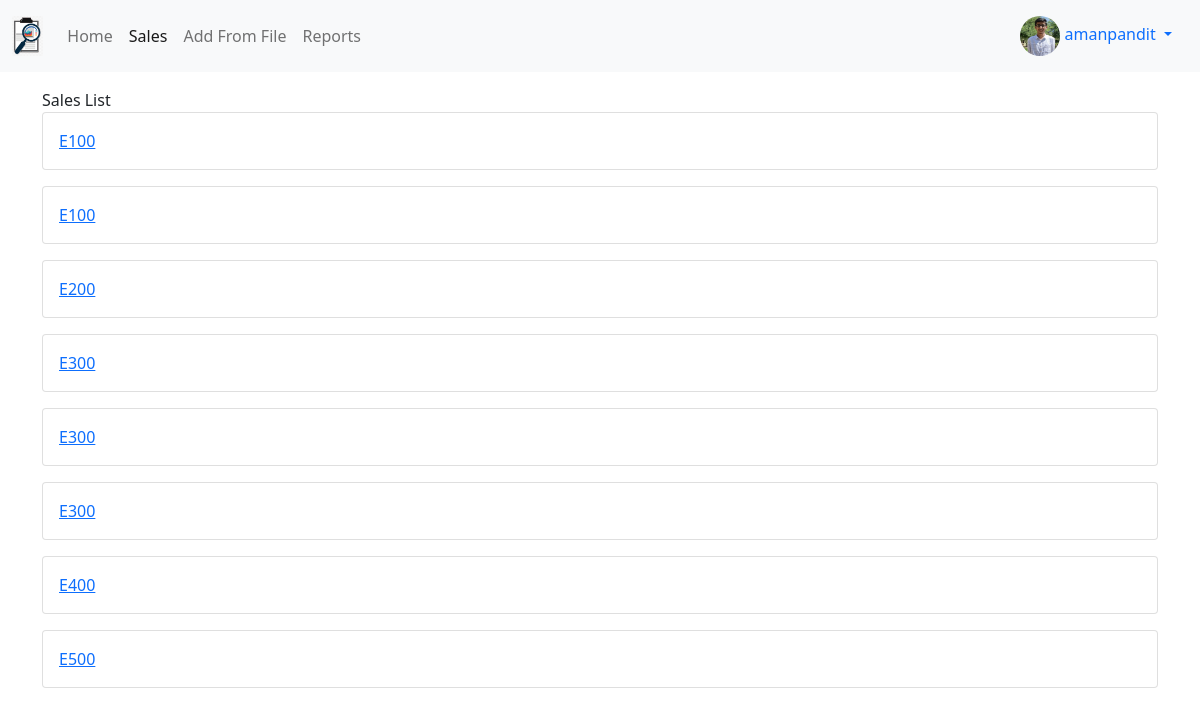
Before: /sales/ (signed in) with the older database file.
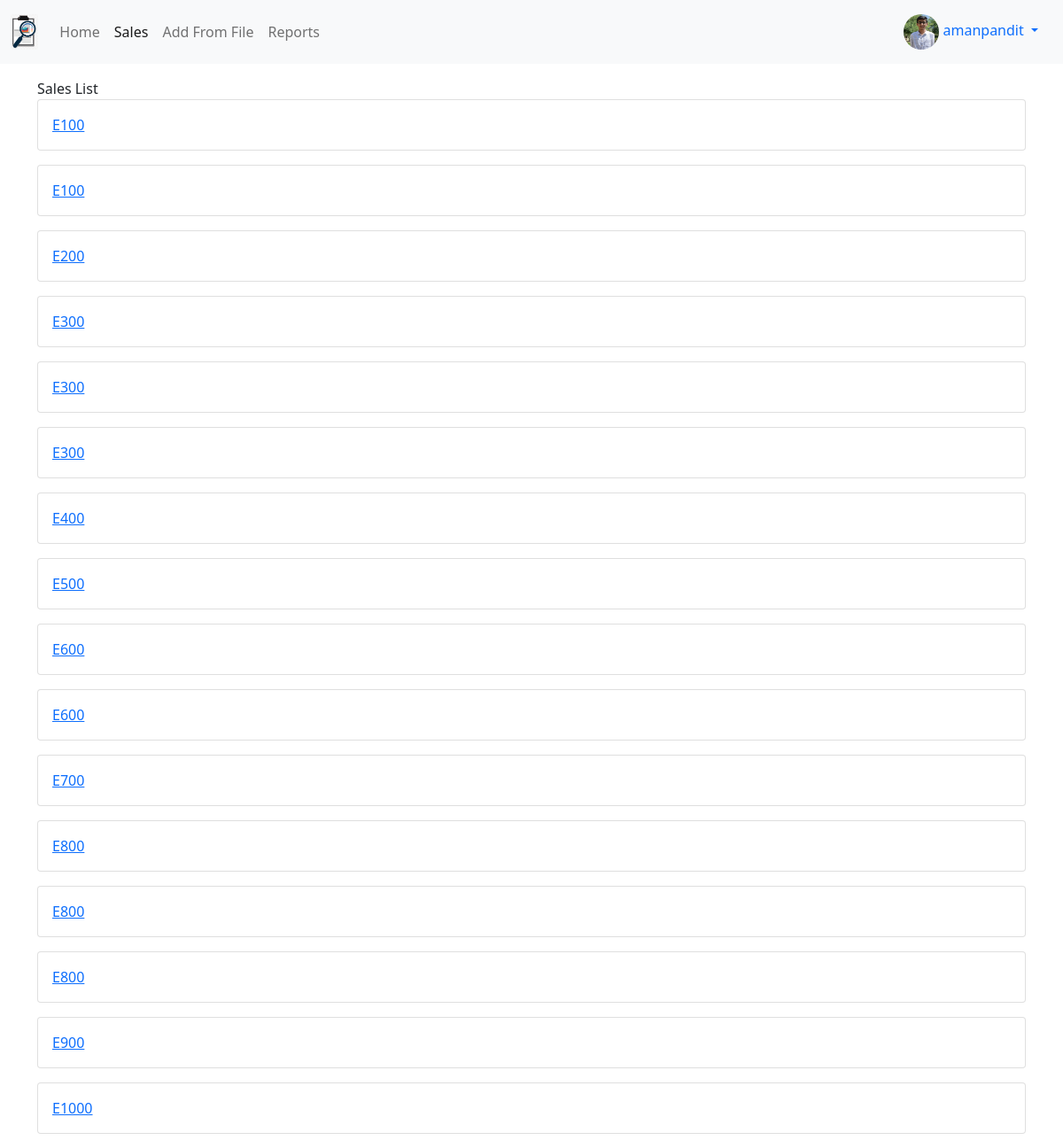
After: the same page with the newer database file.
### profiles/models.py (models this page shows, shortened)
class Profile(models.Model):
    user = models.OneToOneField(User, on_delete=models.CASCADE)
    bio = models.TextField(default='no bio ...')
    avatar = models.ImageField(upload_to='avatars', default = 'no_picture.png')
    created = models.DateTimeField(auto_now_add=True)
    updated = models.DateTimeField(auto_now=True)

### sales/models.py (models this page shows, shortened)
class Sale(models.Model):
    transaction_id = models.CharField(max_length=12, blank=True)
    positions = models.ManyToManyField(Position)
    total_price = models.FloatField(blank=True, null= True)
    customer = models.ForeignKey(Customer, on_delete=models.CASCADE)
    salesman = models.ForeignKey(Profile, on_delete= models.CASCADE)
    created = models.DateTimeField(blank=True)
    updated = models.DateTimeField(auto_now=True)
    def get_absolute_url(self):
        return reverse('sales:detail', kwargs={'pk':self.pk})

### sales/views.py (the view)
# urls.py: path('sales/', SalesListView.as_view(), name='list'),
class SalesListView(LoginRequiredMixin, ListView):
    model = Sale
    template_name = 'sales/main.html'

### sales/templates/sales/main.html (shortened to what this page needs)
{% extends "base.html" %}
{% block content %}
Sales List
<br>
{% for obj in object_list %}
    <div class="card mb-3">
        <a href="{{obj.get_absolute_url}}" class="card-body">{{obj.transaction_id}}</a>
    </div>
{% endfor %}
{% endblock content %}

### templates/base.html (shortened to what this page needs)
{% load static %}
<!doctype html>
<html lang="en">
  <head>
    <link href="https://cdn.jsdelivr.net/npm/bootstrap@5.0.0-beta2/dist/css/bootstrap.min.css" rel="stylesheet">
    <link rel="stylesheet" href="{% static 'dropzone.css' %}">
    <link rel="stylesheet" href="{% static 'style.css' %}">
  </head>
  <body>
    {% include 'navbar.html' %}
    <div class="container mt-3 mb-3">
        {% block content %}
        {% endblock content %}
    </div>
  </body>
</html>

### templates/navbar.html (shortened to what this page needs)
{% load static %}
{% url 'sales:home' as path_to_home %}
{% url 'sales:list' as path_to_sales %}
{% url 'reports:from-file' as path_to_from_file %}
{% url 'reports:main' as path_to_reports %}
<nav class="navbar navbar-expand-lg navbar-light bg-light">
  <div class="container-fluid">
    <a class="navbar-brand" href="{{path_to_home}}"><img src="{% static 'logo.png' %}" class="logo-sm"></a>
    <div class="collapse navbar-collapse" id="navbarNav">
      <ul class="navbar-nav">
        <li class="nav-item">
          <a class="nav-link {% if request.path == path_to_home%}active{% endif %}" href="{{path_to_home}}">Home</a>
        </li>
        <li class="nav-item">
          <a class="nav-link {% if request.path == path_to_sales%}active{% endif %}" href="{{path_to_sales}}">Sales</a>
        </li>
        <li class="nav-item">
          <a class="nav-link {% if request.path == path_to_from_file%}active{% endif %}" href="{{path_to_from_file}}">Add From File</a>
        </li>
        <li class="nav-item">
          <a class="nav-link {% if request.path == path_to_reports%}active{% endif %}" href="{{path_to_reports}}">Reports</a>
        </li>
      </ul>
    </div>
    {% if request.user.is_authenticated %}
      <div class="nav-item dropdown">
        <div class="nav-link dropdown-toggle" id="navbarDropdownMenuLink" role="button" data-bs-toggle="dropdown" aria-expanded="false">
          <img src="{{request.user.profile.avatar.url}}" class="avatar-sm">&nbsp;{{request.user}}
        </div>
      </div>
    {% endif %}
  </div>
</nav>

### static/style.css (style rules this page uses)
.avatar-sm { height: 40px; width: 40px; border-radius: 50%; }
.logo-sm { height: 40px; width: auto; }

Changed rows visible on the page:
added Sale: transaction_id "E600"
added Sale: transaction_id "E600"
added Sale: transaction_id "E700"
added Sale: transaction_id "E800"
added Sale: transaction_id "E800"
added Sale: transaction_id "E800"
added Sale: transaction_id "E900"
added Sale: transaction_id "E1000"
